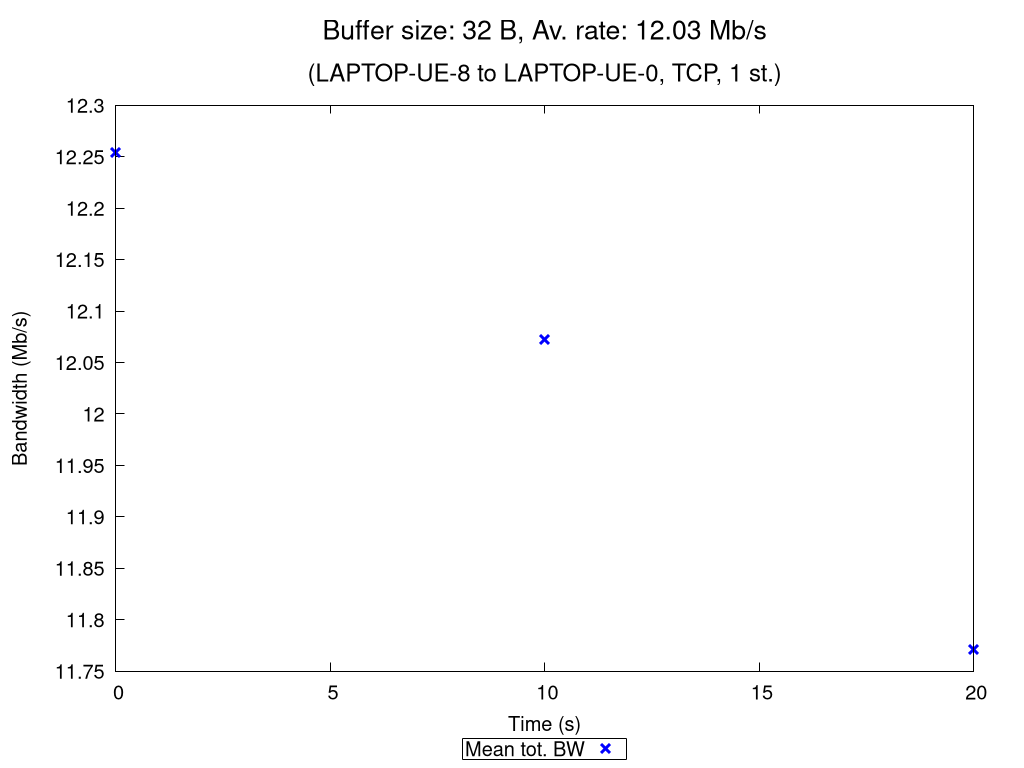

Here is the gnuplot script that generated this plot:
set terminal pngcairo nocrop enhanced size 1024,768 font "Verdana,15"
set output "TCP_1_st_2020_11_05_12-27-25_two2one_00032B.png"

set title "{/=20 Buffer size: 32 B, Av. rate: 12.03 Mb/s}\n\n{/=18 (LAPTOP-UE-8 to LAPTOP-UE-0, TCP, 1 st.)}"

set xlabel "Time (s)"
set ylabel "Bandwidth (Mb/s)"
set ytics nomirror
set key bmargin center horizontal box samplen 1 width -1
set bmargin 4.6
set rmargin 4.5

rf = 1000000.0  # rate factor
set style fill transparent solid 0.2 noborder
set autoscale xfix
plot "TCP_1_st_2020_11_05_12-27-25_two2one_00032B_iperf_processed.dat" using 1:($2/rf-$3/rf):($2/rf+$3/rf) with filledcurves lc rgb "blue" notitle, \
     "" using 1:($2/rf) with points pt 2 ps 1.5 lw 3 lc rgb "blue" title "Mean tot. BW", \
